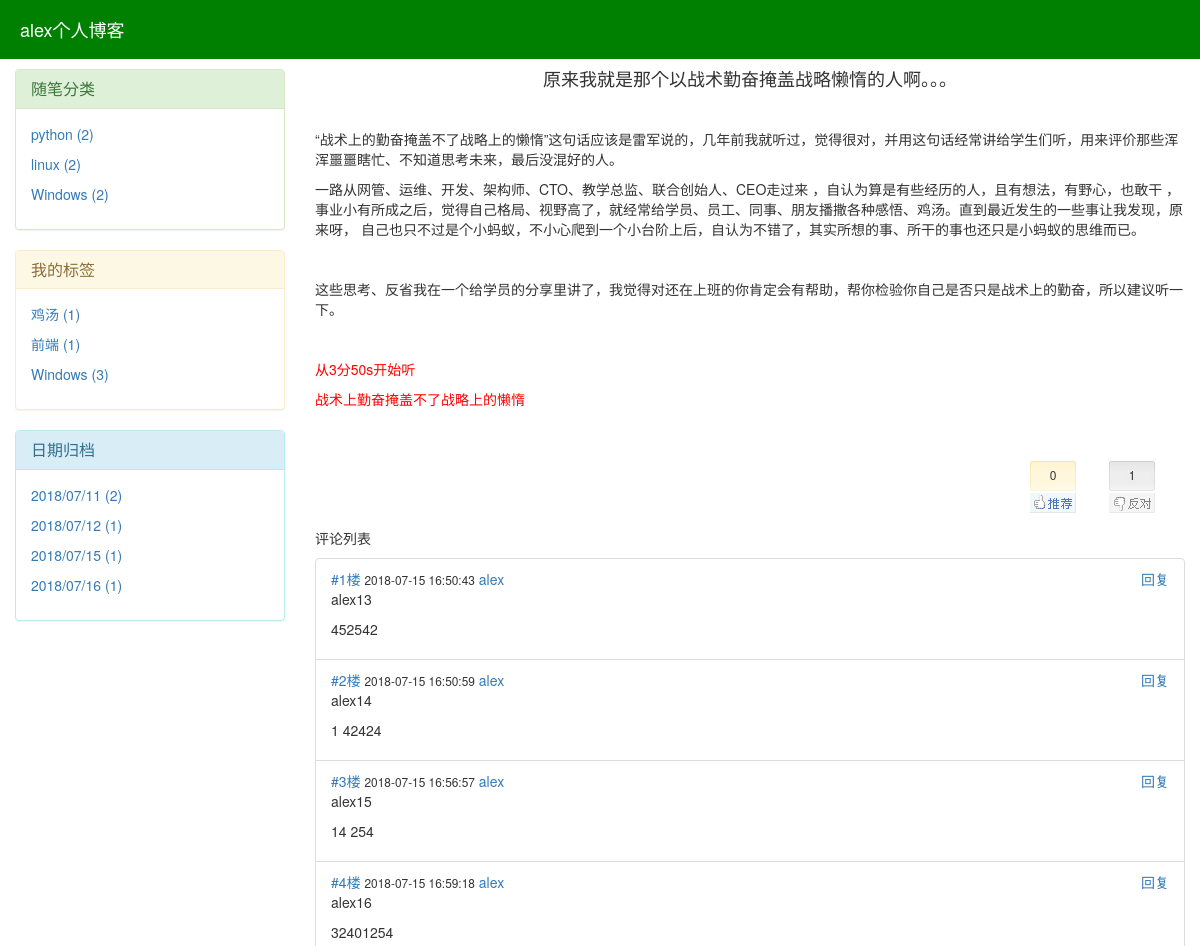
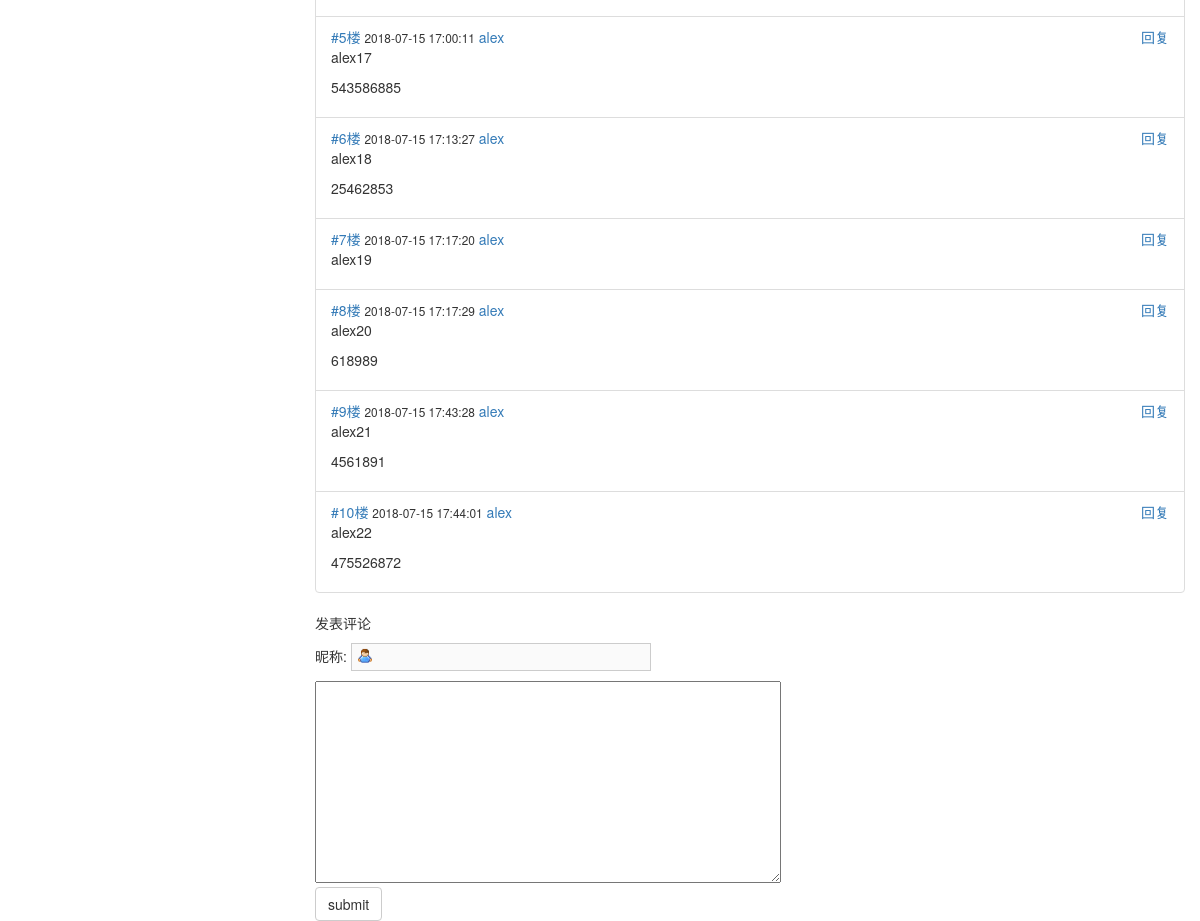
The page /alex/articles/1 on the database its author committed (2 pictures, top to bottom).
### blog/models.py (models this page shows, shortened)
class Blog(models.Model):
    nid = models.AutoField(primary_key=True)
    title = models.CharField(verbose_name='个人博客标题', max_length=64)
    site_name = models.CharField(verbose_name='站点名称', max_length=64)
    theme = models.CharField(verbose_name='博客主题', max_length=32)

class Category(models.Model):
    nid = models.AutoField(primary_key=True)
    title = models.CharField(verbose_name='分类标题', max_length=32)
    blog = models.ForeignKey(verbose_name='所属博客', to='Blog', to_field='nid', on_delete=models.CASCADE)

class Tag(models.Model):
    nid = models.AutoField(primary_key=True)
    title = models.CharField(verbose_name='标签名称', max_length=32)
    blog = models.ForeignKey(verbose_name='所属博客', to='Blog', to_field='nid', on_delete=models.CASCADE)

class Article(models.Model):
    nid = models.AutoField(primary_key=True)
    title = models.CharField(max_length=50, verbose_name='文章标题')
    desc = models.CharField(max_length=255, verbose_name='文章描述')
    create_time = models.DateTimeField(verbose_name='创建时间', auto_now_add=True)
    content = models.TextField()
    comment_count = models.IntegerField(default=0)
    up_count = models.IntegerField(default=0)
    down_count = models.IntegerField(default=0)
    user = models.ForeignKey(verbose_name='作者', to='UserInfo', to_field='nid', on_delete=models.CASCADE)
    category = models.ForeignKey(to='Category', to_field='nid', null=True, on_delete=models.CASCADE)
    tags = models.ManyToManyField(
        to="Tag",
        through='Article2Tag',
    )

class Comment(models.Model):
    nid = models.AutoField(primary_key=True)
    article = models.ForeignKey(verbose_name='评论文章', to='Article', to_field='nid', on_delete=models.CASCADE)
    user = models.ForeignKey(verbose_name='评论者', to='UserInfo', to_field='nid', on_delete=models.CASCADE)
    content = models.CharField(verbose_name='评论内容', max_length=255)
    create_time = models.DateTimeField(verbose_name='创建时间', auto_now_add=True)
    parent_comment = models.ForeignKey('Comment', null=True, on_delete=models.CASCADE)

class UserInfo(AbstractUser):
    nid = models.AutoField(primary_key=True)
    telephone = models.CharField(max_length=11, null=True, unique=True)
    avatar = models.FileField(upload_to='avatars/', default="avatars/default.png")
    create_time = models.DateTimeField(verbose_name='创建时间', auto_now_add=True)
    blog = models.OneToOneField(to='Blog', to_field='nid', null=True, on_delete=models.CASCADE)

### blog/views.py (the view)
# urls.py: re_path('(?P<username>\w+)/articles/(?P<article_id>\d+)$', views.article_detail),
def article_detail(request,username,article_id):
    user=UserInfo.objects.filter(username=username).first()
    blog=user.blog
    article_obj=Article.objects.filter(pk=article_id).first()
    comment_list = Comment.objects.filter(article_id=article_id)
    return render(request,"article_detail.html",locals())

### blog/templatetags/my_tags.py (called while the page is built)
@register.inclusion_tag("left_region.html")
def get_query_data(username):
    user=UserInfo.objects.filter(username=username).first()
    blog=user.blog
    cate_list = Category.objects.filter(blog=blog).annotate(c=Count("article__title")).values_list("title","c")
    tag_list = Tag.objects.filter(blog=blog).annotate(c=Count("article__title")).values_list("title","c")
    date_list=Article.objects.filter(user=user).extra(select={"y_m_d_date":"strftime('%%Y/%%m/%%d',create_time)"}).values_list("y_m_d_date").annotate(c=Count("title")).values_list("y_m_d_date","c")
    return {"blog":blog,"username":username,"cate_list":cate_list,"tag_list":tag_list,"date_list":date_list}

### templates/article_detail.html (shortened to what this page needs)
{% extends "base.html" %}
{% block content %}
    <div class="article_info">
        <h4 class="text-center">{{ article_obj.title }}</h4>
        <div class="content">
            {{ article_obj.content|safe }}
        </div>
        <div class="clearfix">
            <div id="div_digg">
                <div class="diggit action">
                    <span class="diggnum" id="digg_count">{{ article_obj.up_count }}</span>
                </div>
                <div class="buryit action">
                    <span class="burynum" id="bury_count">{{ article_obj.down_count }}</span>
                </div>
            </div>
        </div>
        <div class="comment">
            <p>评论列表</p>
            <ul class="comment_list list-group">
                {% for comment in comment_list %}
                    <li class="list-group-item">
                        <div>
                            <a href="">#{{ forloop.counter }}楼</a>
                            <span class="small">{{ comment.create_time|date:"Y-m-d H:i:s" }}</span>
                            <a href="">{{ comment.user.username }}</a>
                            <a href="javascript:void(0)" class="pull-right reply_btn"
                               username="{{ comment.user.username }}" comment_id="{{ comment.pk }}" ><span>回复</span></a>
                            <p>{{ comment.user.username }}{{ comment.pk }}</p>
                        </div>
                        <div>
                            <p>{{ comment.content }}</p>
                        </div>
                    </li>
                {% endfor %}
            </ul>
            <p>发表评论</p>
            <p>昵称: <input type="text" id="tbCommentAuthor" class="author" disabled="disabled" size="50"
                        value="{{ request.user.username }}"> </p>
            <div>
                <textarea name="" id="comment_content" cols="60" rows="10"></textarea>
            </div>
            <input type="button" value="submit" class="btn btn-default comment_btn">
        </div>
    </div>
{% endblock %}

### templates/base.html (shortened to what this page needs)
<!DOCTYPE html>
<html lang="en">
<head>
    <link rel="stylesheet" href="/static/bootstrap/css/theme/{{ blog.theme }}">
    <link rel="stylesheet" href="/static/bootstrap/css/bootstrap.css">
    <link rel="stylesheet" href="/static/bootstrap/css/article_detail.css">
</head>
<body>
<div class="header">
    <p class="title">{{ blog.title }}</p>
</div>
<div class="container-fluid">
    <div class="row">
        <div class="col-md-3">
           {% load my_tags %}
            {% get_query_data username %}
        </div>
        <div class="col-md-9">
            {% block content %}
            {% endblock %}
        </div>
    </div>
</div>
</body>
</html>

### templates/left_region.html
<div class="left_region">
    <div class="panel panel-success">
        <div class="panel-heading">
            <h3 class="panel-title">随笔分类</h3>
        </div>
        <div class="panel-body">
            {% for cate in cate_list %}
                <p><a href="/{{ username }}/category/{{ cate.0 }}">{{ cate.0 }} ({{ cate.1 }})</a></p>
            {% endfor %}
        </div>
    </div>
    <div class="panel panel-warning">
        <div class="panel-heading">
            <h3 class="panel-title">我的标签</h3>
        </div>
        <div class="panel-body">
            {% for tag in tag_list %}
                <p><a href="/{{ username }}/tag/{{ tag.0 }}">{{ tag.0 }} ({{ tag.1 }})</a></p>
            {% endfor %}
        </div>
    </div>
    <div class="panel panel-info">
        <div class="panel-heading">
            <h3 class="panel-title">日期归档</h3>
        </div>
        <div class="panel-body">
             {% for date in date_list %}
                <p><a href="/{{ username }}/achrive/{{ date.0 }}">{{ date.0 }} ({{ date.1 }})</a></p>
             {% endfor %}
        </div>
    </div>
</div>

### rows shown on the page
Blog: title "alex个人博客"
Category: title "linux", nid "2"
Tag: title "Windows", nid "3"
Article: title "原来我就是那个以战术勤奋掩盖战略懒惰的人啊。。。", content "“战术上的勤奋掩盖不了战略上的懒惰”这句话应该是雷军说的，几年前我就听过，觉得很对，并用这句话经常讲给学生们听，用来评价那些浑浑噩噩瞎忙、不知道思考未来，最后没混好的人。 一路从网管、运维、开发、架构师、CTO、教学总监、联合创始人、CEO走过来 ，自认为算是有些经历的人，且有想法，有野心，也敢干 ，事业小有所成之后，觉得自己格局、视野高了，就经常给学员、员工、同事、朋友播撒各种感悟、鸡汤。直到最近发生的一些事让我发现，原来呀， 自己也只不过是个小蚂蚁，不小心爬到一个小台阶上后，自认为不错了，其实所想的事、所干的事也还只是小蚂蚁的思维而已。 这些思考、反省我在一个给学员的分享里讲了，我觉得对还在上班的你肯定会有帮助，帮你检验你自己是否只是战术上的勤奋，所以建议听一下。 从3分50s开始听 战术上勤奋掩盖不了战略上的懒惰", up_count "0", down_count "1"
Comment: create_time "2018-07-15 16:50:43", user.username "alex", pk "13", content "452542"
Comment: create_time "2018-07-15 16:50:59", user.username "alex", pk "14", content "1 42424"
Comment: create_time "2018-07-15 16:56:57", user.username "alex", pk "15", content "14 254"
Comment: create_time "2018-07-15 16:59:18", user.username "alex", pk "16", content "32401254"
Comment: create_time "2018-07-15 17:00:11", user.username "alex", pk "17", content "543586885"
Comment: create_time "2018-07-15 17:13:27", user.username "alex", pk "18", content "25462853"
Comment: create_time "2018-07-15 17:17:20", user.username "alex", pk "19"
Comment: create_time "2018-07-15 17:17:29", user.username "alex", pk "20", content "618989"
Comment: create_time "2018-07-15 17:43:28", user.username "alex", pk "21", content "4561891"
Comment: create_time "2018-07-15 17:44:01", user.username "alex", pk "22", content "475526872"

### other values the page prints
{{ cate.0 }} "python" "Windows"
{{ cate.1 }} "2" "2"
{{ tag.0 }} "鸡汤" "前端"
{{ tag.1 }} "1" "1"
{{ date.0 }} "2018/07/11" "2018/07/12" "2018/07/15" "2018/07/16"
{{ date.1 }} "2" "1" "1" "1"
